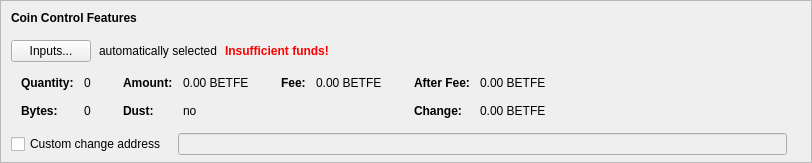
    <widget class="QFrame" name="frameCoinControl">
     <property name="sizePolicy">
      <sizepolicy hsizetype="Expanding" vsizetype="Expanding">
       <horstretch>0</horstretch>
       <verstretch>0</verstretch>
      </sizepolicy>
     </property>
     <property name="maximumSize">
      <size>
       <width>16777215</width>
       <height>16777215</height>
      </size>
     </property>
     <property name="frameShape">
      <enum>QFrame::StyledPanel</enum>
     </property>
     <property name="frameShadow">
      <enum>QFrame::Sunken</enum>
     </property>
     <layout class="QVBoxLayout" name="verticalLayoutCoinControl2">
      <property name="spacing">
       <number>0</number>
      </property>
      <property name="leftMargin">
       <number>0</number>
      </property>
      <property name="topMargin">
       <number>0</number>
      </property>
      <property name="rightMargin">
       <number>0</number>
      </property>
      <property name="bottomMargin">
       <number>6</number>
      </property>
      <item>
       <layout class="QVBoxLayout" name="verticalLayoutCoinControl" stretch="0,0,0,0,1">
        <property name="spacing">
         <number>0</number>
        </property>
        <property name="leftMargin">
         <number>10</number>
        </property>
        <property name="topMargin">
         <number>10</number>
        </property>
        <item>
         <layout class="QHBoxLayout" name="horizontalLayoutCoinControl1">
          <property name="bottomMargin">
           <number>15</number>
          </property>
          <item>
           <widget class="QLabel" name="labelCoinControlFeatures">
            <property name="sizePolicy">
             <sizepolicy hsizetype="Preferred" vsizetype="Maximum">
              <horstretch>0</horstretch>
              <verstretch>0</verstretch>
             </sizepolicy>
            </property>
            <property name="font">
             <font>
              <weight>75</weight>
              <bold>true</bold>
             </font>
            </property>
            <property name="styleSheet">
             <string notr="true">font-weight:bold;</string>
            </property>
            <property name="text">
             <string>Coin Control Features</string>
            </property>
           </widget>
          </item>
         </layout>
        </item>
        <item>
         <layout class="QHBoxLayout" name="horizontalLayoutCoinControl2" stretch="0,0,0,0">
          <property name="spacing">
           <number>8</number>
          </property>
          <property name="bottomMargin">
           <number>10</number>
          </property>
          <item>
           <widget class="QPushButton" name="pushButtonCoinControl">
            <property name="styleSheet">
             <string notr="true"/>
            </property>
            <property name="text">
             <string>Inputs...</string>
            </property>
            <property name="autoDefault">
             <bool>false</bool>
            </property>
           </widget>
          </item>
          <item>
           <widget class="QLabel" name="labelCoinControlAutomaticallySelected">
            <property name="text">
             <string>automatically selected</string>
            </property>
            <property name="margin">
             <number>5</number>
            </property>
           </widget>
          </item>
          <item>
           <widget class="QLabel" name="labelCoinControlInsuffFunds">
            <property name="font">
             <font>
              <weight>75</weight>
              <bold>true</bold>
             </font>
            </property>
            <property name="styleSheet">
             <string notr="true">color:red;font-weight:bold;</string>
            </property>
            <property name="text">
             <string>Insufficient funds!</string>
            </property>
            <property name="margin">
             <number>5</number>
            </property>
           </widget>
          </item>
          <item>
           <spacer name="horizontalSpacerCoinControl">
            <property name="orientation">
             <enum>Qt::Horizontal</enum>
            </property>
            <property name="sizeHint" stdset="0">
             <size>
              <width>40</width>
              <height>1</height>
             </size>
            </property>
           </spacer>
          </item>
         </layout>
        </item>
        <item>
         <widget class="QWidget" name="widgetCoinControl" native="true">
          <property name="sizePolicy">
           <sizepolicy hsizetype="Preferred" vsizetype="Preferred">
            <horstretch>0</horstretch>
            <verstretch>0</verstretch>
           </sizepolicy>
          </property>
          <property name="minimumSize">
           <size>
            <width>0</width>
            <height>0</height>
           </size>
          </property>
          <property name="styleSheet">
           <string notr="true"/>
          </property>
          <layout class="QHBoxLayout" name="horizontalLayoutCoinControl5">
           <property name="leftMargin">
            <number>0</number>
           </property>
           <property name="topMargin">
            <number>0</number>
           </property>
           <property name="rightMargin">
            <number>0</number>
           </property>
           <property name="bottomMargin">
            <number>0</number>
           </property>
           <item>
            <layout class="QHBoxLayout" name="horizontalLayoutCoinControl3" stretch="0,0,0,1">
             <property name="spacing">
              <number>20</number>
             </property>
             <property name="topMargin">
              <number>0</number>
             </property>
             <property name="bottomMargin">
              <number>10</number>
             </property>
             <item>
              <layout class="QFormLayout" name="formLayoutCoinControl1">
               <property name="horizontalSpacing">
                <number>10</number>
               </property>
               <property name="verticalSpacing">
                <number>14</number>
               </property>
               <property name="leftMargin">
                <number>10</number>
               </property>
               <property name="topMargin">
                <number>4</number>
               </property>
               <property name="rightMargin">
                <number>6</number>
               </property>
               <item row="0" column="0">
                <widget class="QLabel" name="labelCoinControlQuantityText">
                 <property name="font">
                  <font>
                   <weight>75</weight>
                   <bold>true</bold>
                  </font>
                 </property>
                 <property name="text">
                  <string>Quantity:</string>
                 </property>
                 <property name="margin">
                  <number>0</number>
                 </property>
                </widget>
               </item>
               <item row="0" column="1">
                <widget class="QLabel" name="labelCoinControlQuantity">
                 <property name="cursor">
                  <cursorShape>IBeamCursor</cursorShape>
                 </property>
                 <property name="contextMenuPolicy">
                  <enum>Qt::ActionsContextMenu</enum>
                 </property>
                 <property name="text">
                  <string notr="true">0</string>
                 </property>
                 <property name="margin">
                  <number>0</number>
                 </property>
                 <property name="textInteractionFlags">
                  <set>Qt::LinksAccessibleByMouse|Qt::TextSelectableByKeyboard|Qt::TextSelectableByMouse</set>
                 </property>
                </widget>
               </item>
               <item row="1" column="0">
                <widget class="QLabel" name="labelCoinControlBytesText">
                 <property name="font">
                  <font>
                   <weight>75</weight>
                   <bold>true</bold>
                  </font>
                 </property>
                 <property name="text">
                  <string>Bytes:</string>
                 </property>
                </widget>
               </item>
               <item row="1" column="1">
                <widget class="QLabel" name="labelCoinControlBytes">
                 <property name="cursor">
                  <cursorShape>IBeamCursor</cursorShape>
                 </property>
                 <property name="contextMenuPolicy">
                  <enum>Qt::ActionsContextMenu</enum>
                 </property>
                 <property name="text">
                  <string notr="true">0</string>
                 </property>
                 <property name="textInteractionFlags">
                  <set>Qt::LinksAccessibleByMouse|Qt::TextSelectableByKeyboard|Qt::TextSelectableByMouse</set>
                 </property>
                </widget>
               </item>
              </layout>
             </item>
             <item>
              <layout class="QFormLayout" name="formLayoutCoinControl2">
               <property name="horizontalSpacing">
                <number>10</number>
               </property>
               <property name="verticalSpacing">
                <number>14</number>
               </property>
               <property name="leftMargin">
                <number>6</number>
               </property>
               <property name="topMargin">
                <number>4</number>
               </property>
               <property name="rightMargin">
                <number>6</number>
               </property>
               <item row="0" column="0">
                <widget class="QLabel" name="labelCoinControlAmountText">
                 <property name="font">
                  <font>
                   <weight>75</weight>
                   <bold>true</bold>
                  </font>
                 </property>
                 <property name="text">
                  <string>Amount:</string>
                 </property>
                 <property name="margin">
                  <number>0</number>
                 </property>
                </widget>
               </item>
               <item row="0" column="1">
                <widget class="QLabel" name="labelCoinControlAmount">
                 <property name="cursor">
                  <cursorShape>IBeamCursor</cursorShape>
                 </property>
                 <property name="contextMenuPolicy">
                  <enum>Qt::ActionsContextMenu</enum>
                 </property>
                 <property name="text">
                  <string notr="true">0.00 BETFE</string>
                 </property>
                 <property name="textInteractionFlags">
                  <set>Qt::LinksAccessibleByMouse|Qt::TextSelectableByKeyboard|Qt::TextSelectableByMouse</set>
                 </property>
                </widget>
               </item>
               <item row="1" column="0">
                <widget class="QLabel" name="labelCoinControlLowOutputText">
                 <property name="font">
                  <font>
                   <weight>75</weight>
                   <bold>true</bold>
                  </font>
                 </property>
                 <property name="text">
                  <string>Dust:</string>
                 </property>
                </widget>
               </item>
               <item row="1" column="1">
                <widget class="QLabel" name="labelCoinControlLowOutput">
                 <property name="cursor">
                  <cursorShape>IBeamCursor</cursorShape>
                 </property>
                 <property name="contextMenuPolicy">
                  <enum>Qt::ActionsContextMenu</enum>
                 </property>
                 <property name="text">
                  <string notr="true">no</string>
                 </property>
                 <property name="textInteractionFlags">
                  <set>Qt::LinksAccessibleByMouse|Qt::TextSelectableByKeyboard|Qt::TextSelectableByMouse</set>
                 </property>
                </widget>
               </item>
              </layout>
             </item>
             <item>
              <layout class="QFormLayout" name="formLayoutCoinControl3">
               <property name="horizontalSpacing">
                <number>10</number>
               </property>
               <property name="verticalSpacing">
                <number>14</number>
               </property>
               <property name="leftMargin">
                <number>6</number>
               </property>
               <property name="topMargin">
                <number>4</number>
               </property>
               <property name="rightMargin">
                <number>6</number>
               </property>
               <item row="0" column="0">
                <widget class="QLabel" name="labelCoinControlFeeText">
                 <property name="font">
                  <font>
                   <weight>75</weight>
                   <bold>true</bold>
                  </font>
                 </property>
                 <property name="text">
                  <string>Fee:</string>
                 </property>
                 <property name="margin">
                  <number>0</number>
                 </property>
                </widget>
               </item>
               <item row="0" column="1">
                <widget class="QLabel" name="labelCoinControlFee">
                 <property name="cursor">
                  <cursorShape>IBeamCursor</cursorShape>
                 </property>
                 <property name="contextMenuPolicy">
                  <enum>Qt::ActionsContextMenu</enum>
                 </property>
                 <property name="text">
                  <string notr="true">0.00 BETFE</string>
                 </property>
                 <property name="textInteractionFlags">
                  <set>Qt::LinksAccessibleByMouse|Qt::TextSelectableByKeyboard|Qt::TextSelectableByMouse</set>
                 </property>
                </widget>
               </item>
              </layout>
             </item>
             <item>
              <layout class="QFormLayout" name="formLayoutCoinControl4">
               <property name="horizontalSpacing">
                <number>10</number>
               </property>
               <property name="verticalSpacing">
                <number>14</number>
               </property>
               <property name="leftMargin">
                <number>6</number>
               </property>
               <property name="topMargin">
                <number>4</number>
               </property>
               <property name="rightMargin">
                <number>6</number>
               </property>
               <item row="0" column="0">
                <widget class="QLabel" name="labelCoinControlAfterFeeText">
                 <property name="font">
                  <font>
                   <weight>75</weight>
                   <bold>true</bold>
                  </font>
                 </property>
                 <property name="text">
                  <string>After Fee:</string>
                 </property>
                 <property name="margin">
                  <number>0</number>
                 </property>
                </widget>
               </item>
               <item row="0" column="1">
                <widget class="QLabel" name="labelCoinControlAfterFee">
                 <property name="cursor">
                  <cursorShape>IBeamCursor</cursorShape>
                 </property>
                 <property name="contextMenuPolicy">
                  <enum>Qt::ActionsContextMenu</enum>
                 </property>
                 <property name="text">
                  <string notr="true">0.00 BETFE</string>
                 </property>
                 <property name="textInteractionFlags">
                  <set>Qt::LinksAccessibleByMouse|Qt::TextSelectableByKeyboard|Qt::TextSelectableByMouse</set>
                 </property>
                </widget>
               </item>
               <item row="1" column="0">
                <widget class="QLabel" name="labelCoinControlChangeText">
                 <property name="font">
                  <font>
                   <weight>75</weight>
                   <bold>true</bold>
                  </font>
                 </property>
                 <property name="text">
                  <string>Change:</string>
                 </property>
                </widget>
               </item>
               <item row="1" column="1">
                <widget class="QLabel" name="labelCoinControlChange">
                 <property name="cursor">
                  <cursorShape>IBeamCursor</cursorShape>
                 </property>
                 <property name="contextMenuPolicy">
                  <enum>Qt::ActionsContextMenu</enum>
                 </property>
                 <property name="text">
                  <string notr="true">0.00 BETFE</string>
                 </property>
                 <property name="textInteractionFlags">
                  <set>Qt::LinksAccessibleByMouse|Qt::TextSelectableByKeyboard|Qt::TextSelectableByMouse</set>
                 </property>
                </widget>
               </item>
              </layout>
             </item>
            </layout>
           </item>
          </layout>
         </widget>
        </item>
        <item>
         <layout class="QHBoxLayout" name="horizontalLayoutCoinControl4" stretch="0,0,0">
          <property name="spacing">
           <number>12</number>
          </property>
          <property name="sizeConstraint">
           <enum>QLayout::SetDefaultConstraint</enum>
          </property>
          <property name="topMargin">
           <number>5</number>
          </property>
          <property name="rightMargin">
           <number>5</number>
          </property>
          <item>
           <widget class="QCheckBox" name="checkBoxCoinControlChange">
            <property name="toolTip">
             <string>If this is activated, but the change address is empty or invalid, change will be sent to a newly generated address.</string>
            </property>
            <property name="text">
             <string>Custom change address</string>
            </property>
           </widget>
          </item>
          <item>
           <widget class="QValidatedLineEdit" name="lineEditCoinControlChange">
            <property name="enabled">
             <bool>false</bool>
            </property>
            <property name="sizePolicy">
             <sizepolicy hsizetype="Expanding" vsizetype="Fixed">
              <horstretch>0</horstretch>
              <verstretch>0</verstretch>
             </sizepolicy>
            </property>
           </widget>
          </item>
          <item>
           <widget class="QLabel" name="labelCoinControlChangeLabel">
            <property name="sizePolicy">
             <sizepolicy hsizetype="Preferred" vsizetype="Expanding">
              <horstretch>0</horstretch>
              <verstretch>0</verstretch>
             </sizepolicy>
            </property>
            <property name="minimumSize">
             <size>
              <width>0</width>
              <height>0</height>
             </size>
            </property>
            <property name="text">
             <string/>
            </property>
            <property name="margin">
             <number>3</number>
            </property>
           </widget>
          </item>
         </layout>
        </item>
        <item>
         <spacer name="verticalSpacerCoinControl">
          <property name="orientation">
           <enum>Qt::Vertical</enum>
          </property>
          <property name="sizeHint" stdset="0">
           <size>
            <width>800</width>
            <height>1</height>
           </size>
          </property>
         </spacer>
        </item>
       </layout>
      </item>
     </layout>
    </widget>
